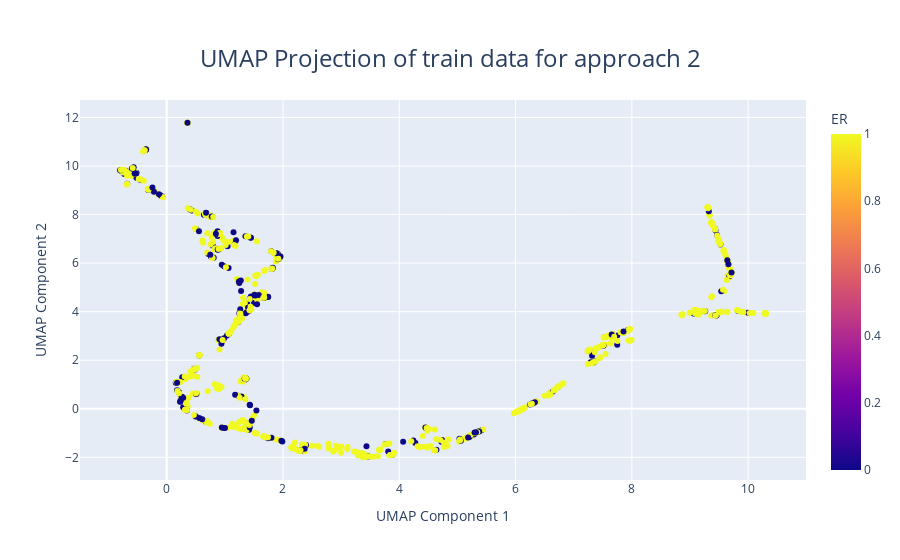

Write notebook code for a chart like this one.
### Markdown cell above
**Summary**  

Based on the KDE plots, the binary output (ER status: 0 or 1) **is not perfectly separable**, but some features provide moderate separation.

**processed Conclusion:**
- The binary classes are not fully separable.
- Some features (WashinRate_map_Cluster_Prominence_tumor, WashinRate_map_information_measure_correlation2_tumor, WashinRate_map_Cluster_Shade_tumor) provide good separation, but most features seem to have very moderate discriminatory power.

### Code cell
### 1. Plot umap components for train dataset
df_umap_approach_2 = feature_engineering.run_umap(
    data_processed_approach_2, n_components=2, n_trials=20, save=False
)
df_plot = df_umap_approach_2.drop("Patient ID").rename(
    {"UMAP_0": "UMAP Component 1", "UMAP_1": "UMAP Component 2"}
)
visualisation.plot_scatter_graph(
    df_plot,
    x="UMAP Component 1",
    y="UMAP Component 2",
    color="ER",
    title="UMAP Projection of train data for approach 2",
)

### Figure 1 — Plotly figure (JSON) as saved in the notebook; plotly's stock layout.template omitted (floating-point values rounded to 4 significant figures; data arrays with more than 128 entries replaced by an {"elided": "..."} marker saying what was removed)
{"data": [{"hovertemplate": "UMAP Component 1=%{x}<br>UMAP Component 2=%{y}<br>ER=%{marker.color}<extra></extra>", "legendgroup": "", "marker": {"color": {"elided": "917 int values"}, "coloraxis": "coloraxis", "symbol": "circle"}, "mode": "markers", "name": "", "orientation": "v", "showlegend": false, "type": "scatter", "x": {"elided": "917 float values"}, "xaxis": "x", "y": {"elided": "917 float values"}, "yaxis": "y"}], "layout": {"coloraxis": {"colorbar": {"title": {"text": "ER"}}, "colorscale": [[0, "#0d0887"], [0.1111, "#46039f"], [0.2222, "#7201a8"], [0.3333, "#9c179e"], [0.4444, "#bd3786"], [0.5556, "#d8576b"], [0.6667, "#ed7953"], [0.7778, "#fb9f3a"], [0.8889, "#fdca26"], [1, "#f0f921"]]}, "legend": {"tracegroupgap": 0}, "title": {"font": {"size": 24}, "text": "UMAP Projection of train data for approach 2", "x": 0.5, "xanchor": "center", "yanchor": "top"}, "xaxis": {"anchor": "y", "domain": [0, 1], "title": {"text": "UMAP Component 1"}}, "yaxis": {"anchor": "x", "domain": [0, 1], "title": {"text": "UMAP Component 2"}}}}
